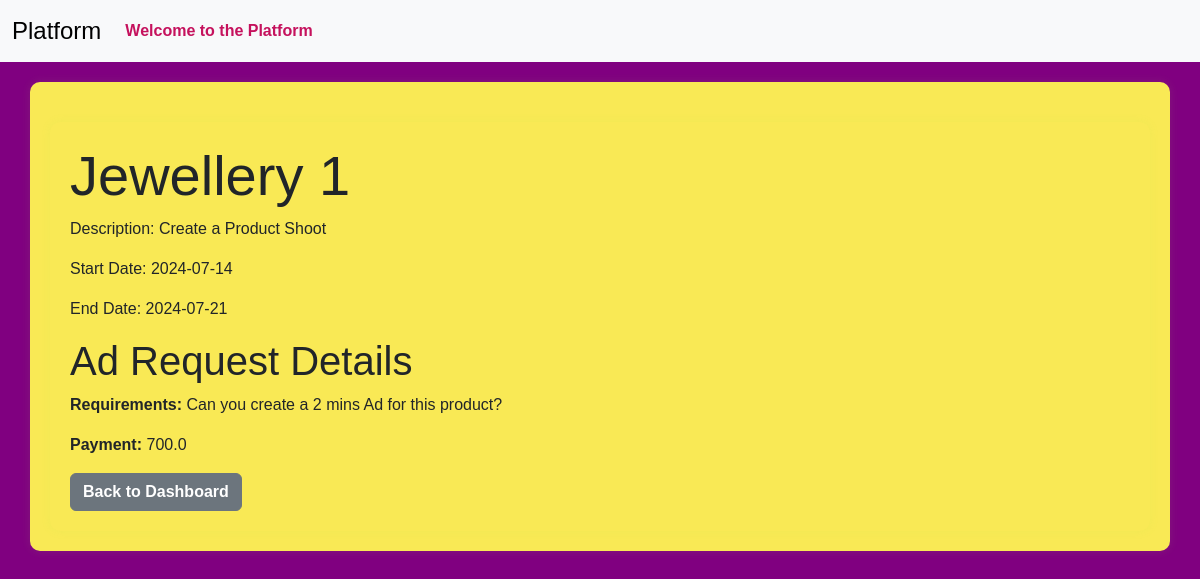
The app's page /influencer/view_campaign_details/1 (signed in) with its own data.
### models.py (models this page shows)
class Campaign(db.Model):
    __tablename__ = 'campaign'
    id = Column(Integer, primary_key=True)
    name = Column(String(256), unique=False)
    description = Column(Text, nullable=True)
    start_date = Column(Date, nullable=False,default=date.today())
    end_date = Column(Date, nullable=False,default=lambda:date.today()+timedelta(days=30))
    budget = Column(Float, nullable=False,default=0.0)
    visibility = Column(Enum('public', 'private', name='visibility_enum'), nullable=False, default='public')
    sponsor_id = Column(Integer, ForeignKey('sponsor.id'), nullable=False)
    flagged = Column(Boolean, default=False)
    status = Column(String(20), nullable=False,default='In Progress')
    niche = db.Column(db.Enum(NicheEnum), nullable=True)
    completion_status = Column(Boolean, default=False)
    sponsor = relationship('Sponsor', backref='campaigns', overlaps="sponsor_campaigns,sponsor_relation")

class AdRequest(db.Model):
    __tablename__ = 'ad_request'
    id = Column(Integer, primary_key=True)
    campaign_id = Column(Integer, ForeignKey('campaign.id'), nullable=False)
    influencer_id = Column(Integer, ForeignKey('influencer.id',ondelete='CASCADE'), nullable=False)
    requirements = Column(Text, nullable=True)
    payment_amount = Column(Float, nullable=False)
    status = Column(Enum('Pending', 'Accepted', 'Rejected', name='status_enum'), nullable=False, default='Pending')
    campaign = relationship('Campaign', backref='ad_requests')
    influencer = relationship('Influencer',backref=backref('ad_requests', cascade='all, delete-orphan'), overlaps="influencer_ad_requests,influencer_relation")

### routes.py (the view)
@app.route('/influencer/view_campaign_details/<int:campaign_id>',methods=['GET'])
@auth_required
def view_campaign_details(campaign_id):
          campaign=Campaign.query.get_or_404(campaign_id)
          ad_request=AdRequest.query.filter_by(campaign_id=campaign_id,influencer_id=current_user.id).first()
          if ad_request is None:
              flash("No Ad Request found for this Camapign.")
          return render_template('view_campaign_details.html',campaign=campaign,ad_request=ad_request)

### app.py (called while the page is built)
@login_manager.user_loader
def load_user(user_id):
    return User.query.get(int(user_id))

### routes.py (called while the page is built)
def auth_required(func):
    @wraps(func)
    def inner(*args,**kwargs):
        if 'user_id' in session:
            return func(*args,**kwargs)
        else:
           flash('Kindly login first.')
           return redirect(url_for('login'))
    return inner

### templates/view_campaign_details.html (shortened to what this page needs)
{% extends 'layout.html' %}
{% block content %}
<div class="container">
    {% if campaign %}
        <h1 class="display-4">{{ campaign.name }}</h1>
        <p>Description: {{ campaign.description }}</p>
        <p>Start Date: {{ campaign.start_date }}</p>
        <p>End Date: {{ campaign.end_date }}</p>
    {% endif %}
    {% if ad_request %}
        <h1>Ad Request Details</h1>
        <p><strong>Requirements:</strong> {{ ad_request.requirements }}</p>
        <p><strong>Payment:</strong> {{ ad_request.payment_amount }}</p>
    {% else %}
        <p>No ad request found for this campaign.</p>
    {% endif %}
    <div class="mt-3">
        <a href="{{ url_for('influencer_dashboard') }}" class="btn btn-secondary">Back to Dashboard</a>
    </div>
</div>
{% endblock %}

### static/profile_pictures/style.css (style rules this page uses)
body { font-family: 'Arial', sans-serif; background-color:#800080; }
.container { margin-top: 20px; background-color: #f9e955; padding: 20px; border-radius: 10px; box-shadow: 0px 0px 10px rgba(154, 241, 83, 0.1); }
.btn { font-weight: bold; }

### records on screen
Campaign: name "Jewellery 1", description "Create a Product Shoot", start_date "2024-07-14", end_date "2024-07-21"
AdRequest: requirements "Can you create a 2 mins Ad for this product?", payment_amount "700.0"
